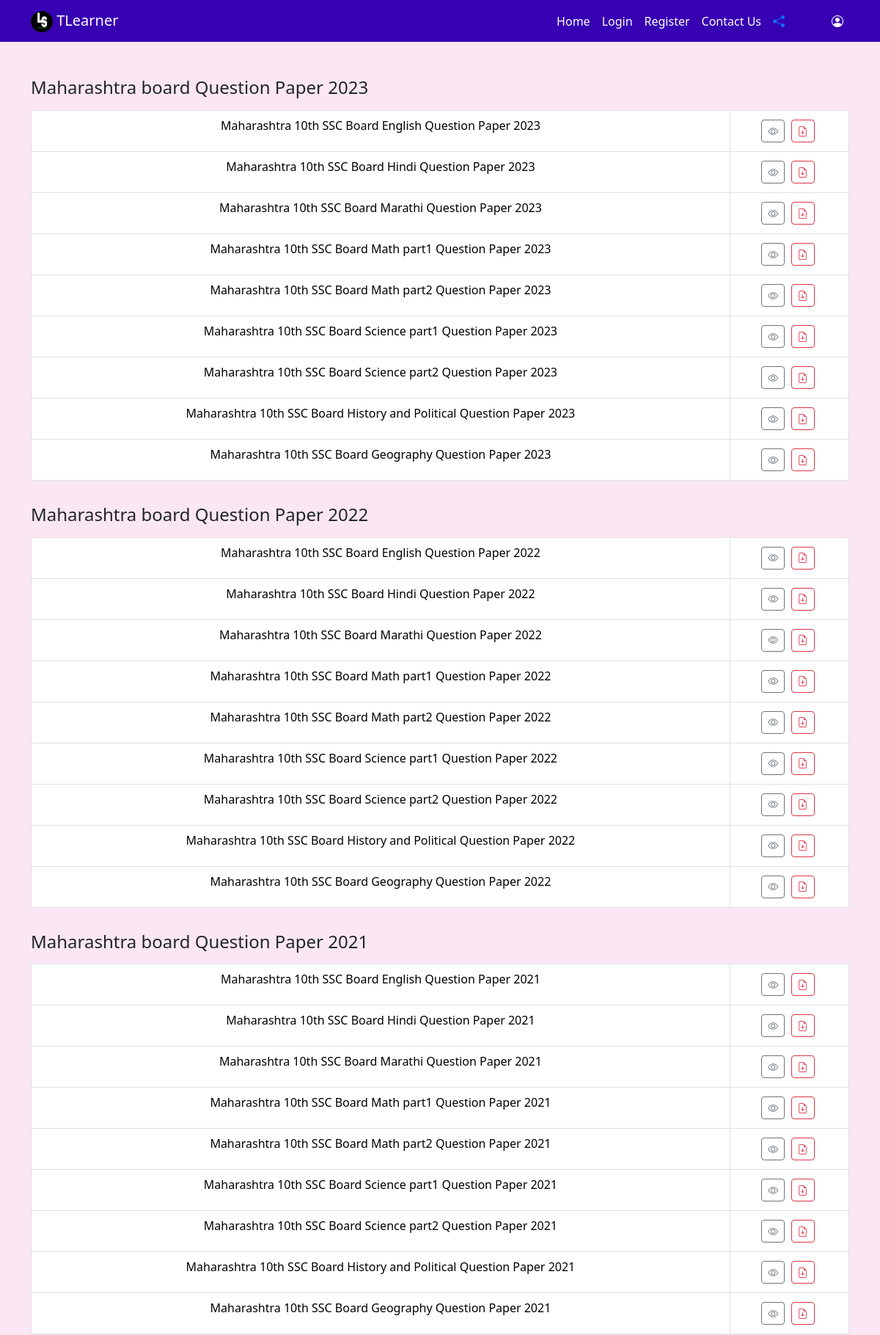
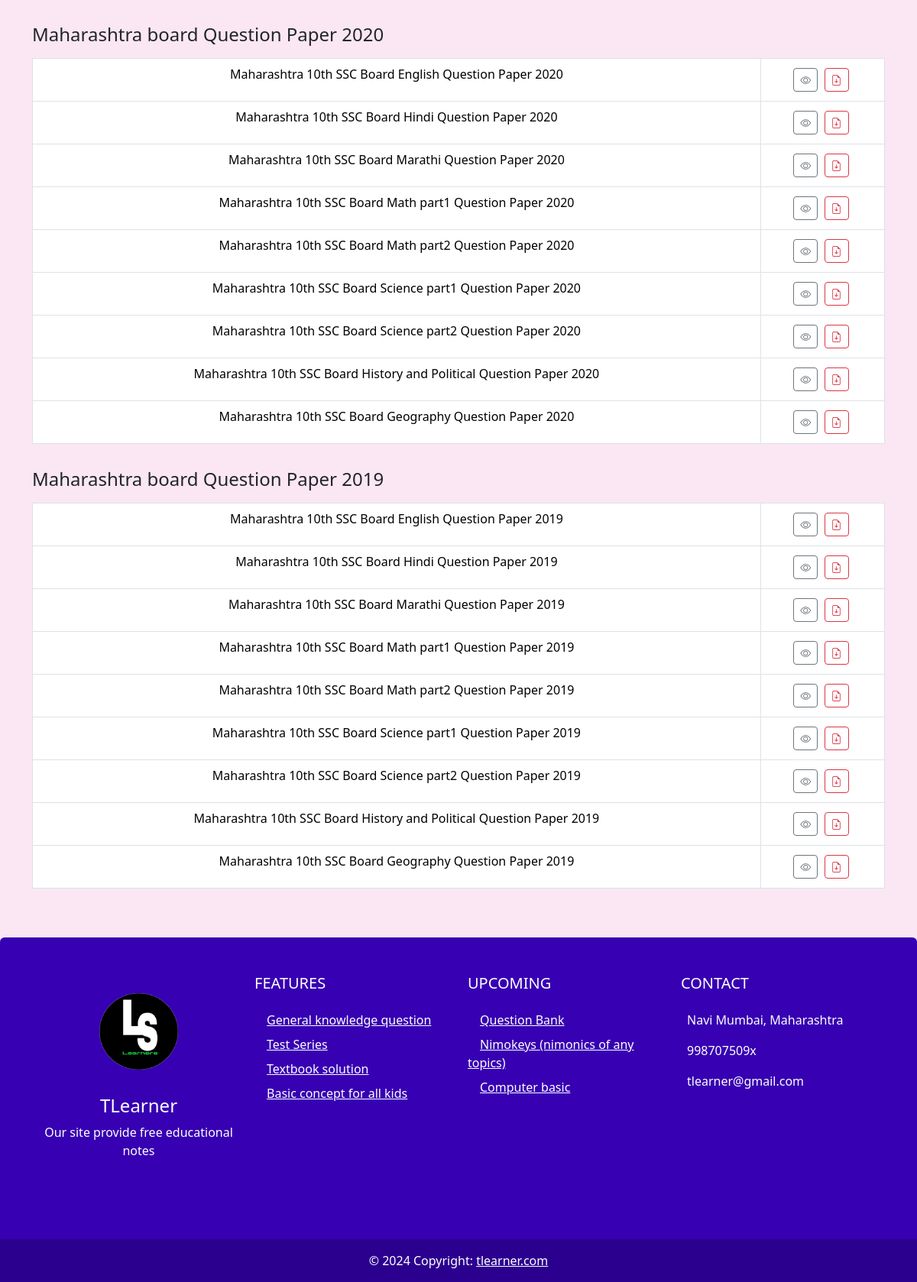
/paper.php?standard=10th std maharashtra board, run on the app's committed database (2 pictures, top to bottom).
### tables this page shows
CREATE TABLE `q_paper` (
  `id` int(30) NOT NULL,
  `board` varchar(30) NOT NULL,
  `standard` varchar(30) NOT NULL,
  `year` int(30) NOT NULL,
  `month` varchar(40) NOT NULL,
  `subject` varchar(100) NOT NULL,
  `pdf` varchar(100) NOT NULL,
  `description` varchar(100) NOT NULL
);

### paper.php (the view, shortened to what this page needs)
<!doctype html>
<html lang="en">
<head>
    <link href="https://cdn.jsdelivr.net/npm/bootstrap@5.3.2/dist/css/bootstrap.min.css" rel="stylesheet"
 />
    <link rel="stylesheet" href="https://cdn.jsdelivr.net/npm/bootstrap-icons@1.11.1/font/bootstrap-icons.css">
    <link rel="stylesheet" href="style.css">
</head>
<body>
    <header>
        <?php
    include('header.php');
    ?>
    </header>
    <div class="container mt-5">
                    <?php
        include('config.php');
        $standard=$_GET["standard"];
       $year=2023;
        for ($i=0; $i <5 ; $i++) {
            $sql="SELECT * FROM `q_paper` WHERE `standard`='$standard' AND `year`='$year';";
            echo " <div class='h4'>Maharashtra board Question Paper $year</div>";
            $result=mysqli_query($conn,$sql);
            echo " <div class='table-responsive my-3'>
            <table class='table table-bordered'>
                <tbody class='text-center'>";
                while ($rows=mysqli_fetch_assoc($result)) {
                    echo "<tr>
                    <td scope='row'>{$rows['description']}</td>
                    <td><a
                    name=''
                    id=''
                    class='btn btn-outline-secondary btn-sm  text-center'
                    href='view.php?id={$rows['id']}'
                    role='button'
                    ><i class='bi bi-eye'></i></a>
                    <a
                    name=''
                    id=''
                    class='btn btn-outline-danger btn-sm m-1  '
                    href='download_paper.php?file={$rows['pdf']}'
                    role='button'
                    ><i class='bi bi-file-earmark-arrow-down'></i></a></td> </tr>";
                }
                $year--;
                echo "      </tbody>
                </table>
            </div>";
        }
        ?>
    </div>
    <footer>
        <?php
    include('footer.php');
    ?>
    </footer>
</body>
</html>

### style.css (style rules this page uses)
body { background-color: #FAE7F3; }

### data on the page
q_paper: description "Maharashtra 10th SSC Board English Question Paper 2023"
q_paper: description "Maharashtra 10th SSC Board Hindi Question Paper 2023"
q_paper: description "Maharashtra 10th SSC Board Marathi Question Paper 2023"
q_paper: description "Maharashtra 10th SSC Board Math part1 Question Paper 2023"
q_paper: description "Maharashtra 10th SSC Board Math part2 Question Paper 2023"
q_paper: description "Maharashtra 10th SSC Board Science part1 Question Paper 2023"
q_paper: description "Maharashtra 10th SSC Board Science part2 Question Paper 2023"
q_paper: description "Maharashtra 10th SSC Board History and Political Question Paper 2023"
q_paper: description "Maharashtra 10th SSC Board Geography Question Paper 2023"
q_paper: description "Maharashtra 10th SSC Board English Question Paper 2022"
q_paper: description "Maharashtra 10th SSC Board Hindi Question Paper 2022"
q_paper: description "Maharashtra 10th SSC Board Marathi Question Paper 2022"
q_paper: description "Maharashtra 10th SSC Board Math part1 Question Paper 2022"
q_paper: description "Maharashtra 10th SSC Board Math part2 Question Paper 2022"
q_paper: description "Maharashtra 10th SSC Board Science part1 Question Paper 2022"
q_paper: description "Maharashtra 10th SSC Board Science part2 Question Paper 2022"
q_paper: description "Maharashtra 10th SSC Board History and Political Question Paper 2022"
q_paper: description "Maharashtra 10th SSC Board Geography Question Paper 2022"
q_paper: description "Maharashtra 10th SSC Board English Question Paper 2021"
q_paper: description "Maharashtra 10th SSC Board Hindi Question Paper 2021"
q_paper: description "Maharashtra 10th SSC Board Marathi Question Paper 2021"
q_paper: description "Maharashtra 10th SSC Board Math part1 Question Paper 2021"
q_paper: description "Maharashtra 10th SSC Board Math part2 Question Paper 2021"
q_paper: description "Maharashtra 10th SSC Board Science part1 Question Paper 2021"
q_paper: description "Maharashtra 10th SSC Board Science part2 Question Paper 2021"
q_paper: description "Maharashtra 10th SSC Board History and Political Question Paper 2021"
q_paper: description "Maharashtra 10th SSC Board Geography Question Paper 2021"
q_paper: description "Maharashtra 10th SSC Board English Question Paper 2020"
q_paper: description "Maharashtra 10th SSC Board Hindi Question Paper 2020"
q_paper: description "Maharashtra 10th SSC Board Marathi Question Paper 2020"
q_paper: description "Maharashtra 10th SSC Board Math part1 Question Paper 2020"
q_paper: description "Maharashtra 10th SSC Board Math part2 Question Paper 2020"
q_paper: description "Maharashtra 10th SSC Board Science part1 Question Paper 2020"
q_paper: description "Maharashtra 10th SSC Board Science part2 Question Paper 2020"
q_paper: description "Maharashtra 10th SSC Board History and Political Question Paper 2020"
q_paper: description "Maharashtra 10th SSC Board Geography Question Paper 2020"
q_paper: description "Maharashtra 10th SSC Board English Question Paper 2019"
q_paper: description "Maharashtra 10th SSC Board Hindi Question Paper 2019"
q_paper: description "Maharashtra 10th SSC Board Marathi Question Paper 2019"
q_paper: description "Maharashtra 10th SSC Board Math part1 Question Paper 2019"
q_paper: description "Maharashtra 10th SSC Board Math part2 Question Paper 2019"
q_paper: description "Maharashtra 10th SSC Board Science part1 Question Paper 2019"
q_paper: description "Maharashtra 10th SSC Board Science part2 Question Paper 2019"
q_paper: description "Maharashtra 10th SSC Board History and Political Question Paper 2019"
q_paper: description "Maharashtra 10th SSC Board Geography Question Paper 2019"
